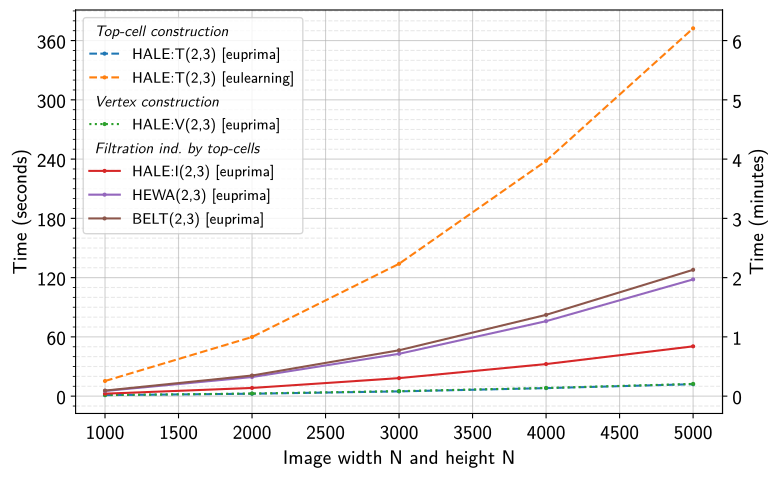

Here is the Python script that generated this plot:
import pandas as pd
import matplotlib.pyplot as plt
from matplotlib.ticker import MultipleLocator
from matplotlib.lines import Line2D # Required for custom legend handles

# Load the benchmark data
df = pd.read_csv('benchmark_all.csv')

plt.rcParams.update({
    "font.family": "sans-serif",          # Define the font family
    "font.sans-serif": ["NewComputerModernSans10"], # Specify the preferred system font
    "font.size": 14,
    "legend.fontsize": 11,
    "pdf.fonttype": 42,                    # Embed true type fonts in the PDF (editable)
    "text.usetex": False                   # Ensure matplotlib uses its native font finder
})

# Initialize the figure and primary axis
fig, ax1 = plt.subplots(figsize=(8, 5))

# Extract the independent variable X
x = df['Image Dimension N']

# Iterate through the dependent variables and plot each configuration
ax1.plot(x, df["HALE:T(2,3) [euprima]"], marker='o', label="HALE:T(2,3) [euprima]", markersize=2, linestyle="--")
ax1.plot(x, df["HALE:T(2,3) [eulearning]"], marker='o', label="HALE:T(2,3) [eulearning]", markersize=2, linestyle="--")
#ax1.plot(x, df["HALE:T(2,3) like eulearning [euprima]"], marker='o', label="HALE:T(2,3) like eulearning [euprima]", markersize=2, linestyle="--")

ax1.plot(x, df["HALE:V(2,3) [euprima]"], marker='o', label="HALE:V(2,3) [euprima]", markersize=2, linestyle=":")

ax1.plot(x, df["HALE:I(2,3) [euprima]"], marker='o', label="HALE:I(2,3) [euprima]", markersize=2, linestyle="-")
ax1.plot(x, df["HEWA(2,3) [euprima]"], marker='o', label="HEWA(2,3) [euprima]", markersize=2, linestyle="-")
ax1.plot(x, df["BELT(2,3) [euprima]"], marker='o', label="BELT(2,3) [euprima]", markersize=2, linestyle="-")

# Configure primary axis labels and title
ax1.set_xlabel('Image width N and height N')
ax1.set_ylabel('Time (seconds)')
# ax1.set_title('Algorithm Performance Benchmarks')

# Impose a strict MultipleLocator to ensure major ticks occur exactly at 60-second intervals
ax1.yaxis.set_major_locator(MultipleLocator(60))
# Add minor ticks at 10-second intervals for finer granularity
ax1.yaxis.set_minor_locator(MultipleLocator(10))

# Configure gridlines to distinguish between major (minutes) and minor (10-seconds) intervals
ax1.grid(True, which='major', linestyle='-', alpha=0.6)
ax1.grid(True, which='minor', linestyle='--', alpha=0.3)

# Define the bijective mapping functions for the secondary axis
def sec_to_min(sec): 
    return sec / 60.0

def min_to_sec(minute): 
    return minute * 60.0

# Instantiate the secondary y-axis using the defined transformations
ax2 = ax1.secondary_yaxis('right', functions=(sec_to_min, min_to_sec))
ax2.set_ylabel('Time (minutes)')
ax2.yaxis.set_major_locator(MultipleLocator(1))

# --- Legend Grouping Logic ---

# 3. Retrieve the automatically generated handles (the line icons) and labels (the text)
handles, labels = ax1.get_legend_handles_labels()

# 4. Create an invisible "blank" handle to act as the visual placeholder for our headers
blank_handle = Line2D([], [], linestyle='none', marker='none')

# 5. Manually assemble new lists, inserting the blank handles and header text 
# (Indices 0,1,2 are your dashed lines; Indices 3,4,5 are your solid lines)
custom_handles = [
    blank_handle, handles[0], handles[1],  # Group 1: Header + Dashed
    blank_handle, handles[2],   # Group 2: Header + Dashed-dot 
    blank_handle, handles[3], handles[4], handles[5]   # Group 2: Header + Solid
]

custom_labels = [
    "Top-cell construction", labels[0], labels[1],  # Group 1: Header + Dashed
    "Vertex construction", labels[2],   # Group 2: Header + Dashed-dot
    "Filtration ind. by top-cells", labels[3], labels[4], labels[5]   # Group 2: Header + Solid
]

# 6. Render the legend applying the custom lists
leg = ax1.legend(custom_handles, custom_labels, loc='upper left')

# 3. Iterate through the text objects in the generated legend
for text in leg.get_texts():
    if text.get_text() in ["Top-cell construction", "Vertex construction", "Filtration ind. by top-cells"]:
        # Apply italic styling
        text.set_fontstyle('italic')
        
        # Shift the text to the left by 35 points to cancel out the handle indentation
        # Note: If you change your font size later, you may need to tweak this -35 value
        text.set_position((-27, 0))

# Adjust layout padding
plt.tight_layout()

# Save the figure to a PNG file
plt.savefig('plot_benchmark_all_without_eulearning.pdf', format="pdf", bbox_inches='tight')

# Close the figure to free up memory 
plt.close(fig)
